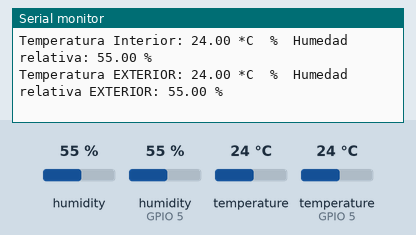
Recording of a sketch running on a simulated ESP8266 (NodeMCU). On the bench: the last lines printed to the serial monitor. The inputs (shaded band) are chosen by the test bench; at power-on: humidity 55 %, humidity (sensor on GPIO 5) 55 %, temperature 24 °C, temperature (sensor on GPIO 5) 24 °C.

Above: at 4.8 s.
4.9 s: humidity (sensor 0) set to 22 %
At 8.9 s:
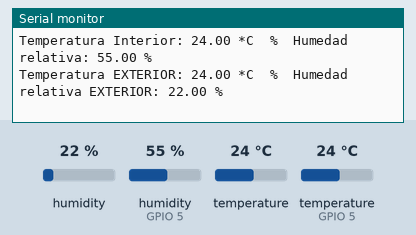
9.9 s: humidity (sensor on GPIO 5) set to 22 %
At 13.4 s:
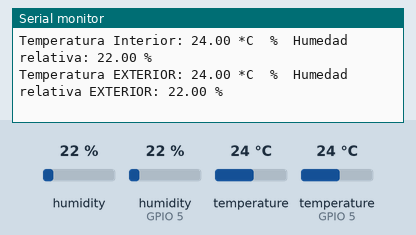
14.9 s: temperature (sensor 0) set to 12 °C
At 16.7 s:
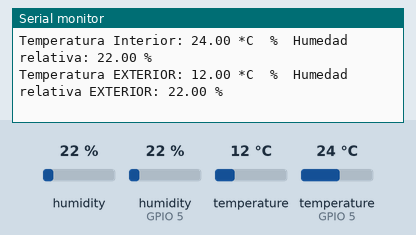
19.9 s: temperature (sensor on GPIO 5) set to 12 °C
At 21.2 s:
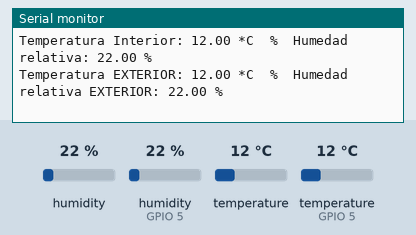
24.9 s: humidity (sensor 0) set to 40 %
At 29.1 s:
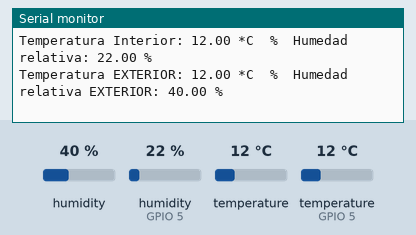
29.9 s: humidity (sensor on GPIO 5) set to 40 %
At 33.6 s:
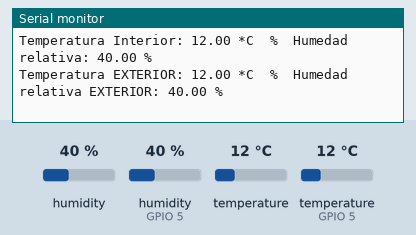
Timing chart, 0 to 35.1 s (numbered marks = the images above; inputs shaded):
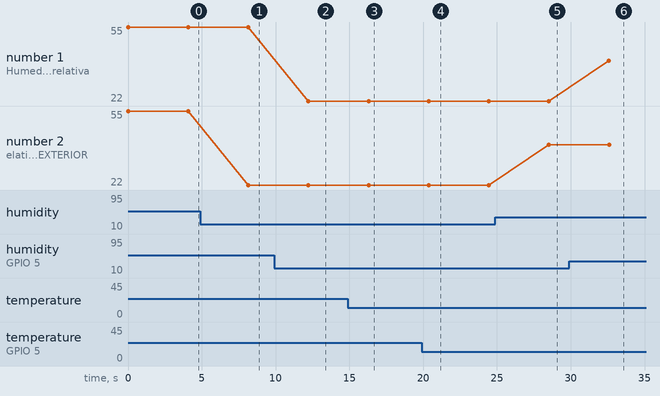

The sketch:

DHT_22_SENSOR_DE_TEMP_PRUBA.ino
```cpp
//CONFIGURACION DE MI HORA ... CON RTC DE BLYNKKKK
#include <ESP8266WiFi.h>  //bibloteca de wifi
#include <ESP8266WiFi.h>      //incluyo libreria de wifi del micro
#include <BlynkSimpleEsp8266.h>  //bibloteca de app blynk
#include <SPI.h>
#include <TimeLib.h>   //libreria de rtc real time
#include <WidgetRTC.h>
/////////////////////////////////////////////////////////////////////////////////////////////////
//Uso para el DHT22  TEMPERATURA Y HUMEDAD!!!!!
#include "DHT.h"

 //OBJETO INTERIOR
const int DHTPinINTERIOR = 05;     // UTILIZO EL (PIN 1) DEL ESP8266 PARA MI PRIMER DHT interior

const int DHTPinEXTERIOR = 00;     // UTILIZO EL (PIN 8) DEL ESP8266 PARA MI PRIMER DHT interior

DHT dhtINTERIOR(DHTPinINTERIOR, DHT22);    //DEFINI EL PRIMER OBJEETO DE TEMPERATURA EL DCHT22 ES MI SENSOR DE TEMP TAMBIEN PUEDE SER EL DHT11

DHT dhtEXTERIOR(DHTPinEXTERIOR, DHT22);    //DEFINI EL PRIMER OBJEETO DE TEMPERATURA EL DCHT22 ES MI SENSOR DE TEMP TAMBIEN PUEDE SER EL DHT11


void setup() {

 //CONTINUACION DEL DHT22 TEMPERATURA Y HUMEDAD
   Serial.begin(9600);


  //INICIA EL SENSOR DE TEMP
   dhtINTERIOR.begin();

   dhtEXTERIOR.begin();


}

void loop() {
  //LAMADAS A MI FUNCIONES !!!
  TempINTERIOR ();
  TempEXTERIOR ();

   delay(4000);

   //IMPRIMO EN BLYNK

   }

  void TempINTERIOR (){

    // Lee temperatura y humedad durante unos 250ms
   float t = dhtINTERIOR.readTemperature();
   float h = dhtINTERIOR.readHumidity();

  int TEMPERATURAinterior = t*100;
  int HUMEDADinterior = h*100;

  if (isnan(t) || isnan(h))
   {
      Serial.println(" \t Fallo en la lectura \t");

       delay(500);
      return;
   }

   Serial.print("Temperatura Interior: ");
   Serial.print(t);
   Serial.print(" *C ");
   Serial.print(" %\t");
   Serial.print("Humedad relativa: ");
   Serial.print(h);
   Serial.print(" %\n");
    }


  void TempEXTERIOR (){

    // Lee temperatura y humedad
   float t = dhtEXTERIOR.readTemperature();
   float h = dhtEXTERIOR.readHumidity();

  int TEMPERATURAinterior = t*100;
  int HUMEDADinterior = h*100;

  if (isnan(t) || isnan(h))
   {
      Serial.println(" \t Fallo en la lectura \t");

       delay(500);
      return;
   }

   Serial.print("Temperatura EXTERIOR: ");
   Serial.print(t);
   Serial.print(" *C ");
   Serial.print(" %\t");
   Serial.print("Humedad relativa EXTERIOR: ");
   Serial.print(h);
   Serial.print(" %\n");
    }
```

Measured:
- after the input at 4.9 s, the serial monitor: prints a new line after 3.3 s (image 1)
- after the input at 9.9 s, the serial monitor: prints a new line after 2.3 s (image 2)
- after the input at 14.9 s, the serial monitor: prints a new line after 1.4 s (image 3)
- after the input at 19.9 s, the serial monitor: prints a new line after 0.47 s (image 4)
- after the input at 24.9 s, the serial monitor: prints a new line after 3.6 s (image 5)
- after the input at 29.9 s, the serial monitor: prints a new line after 2.7 s (image 6)
- plotted number 2: 55 → 22 after the input at 4.9 s, 22 → 40 after the input at 24.9 s
